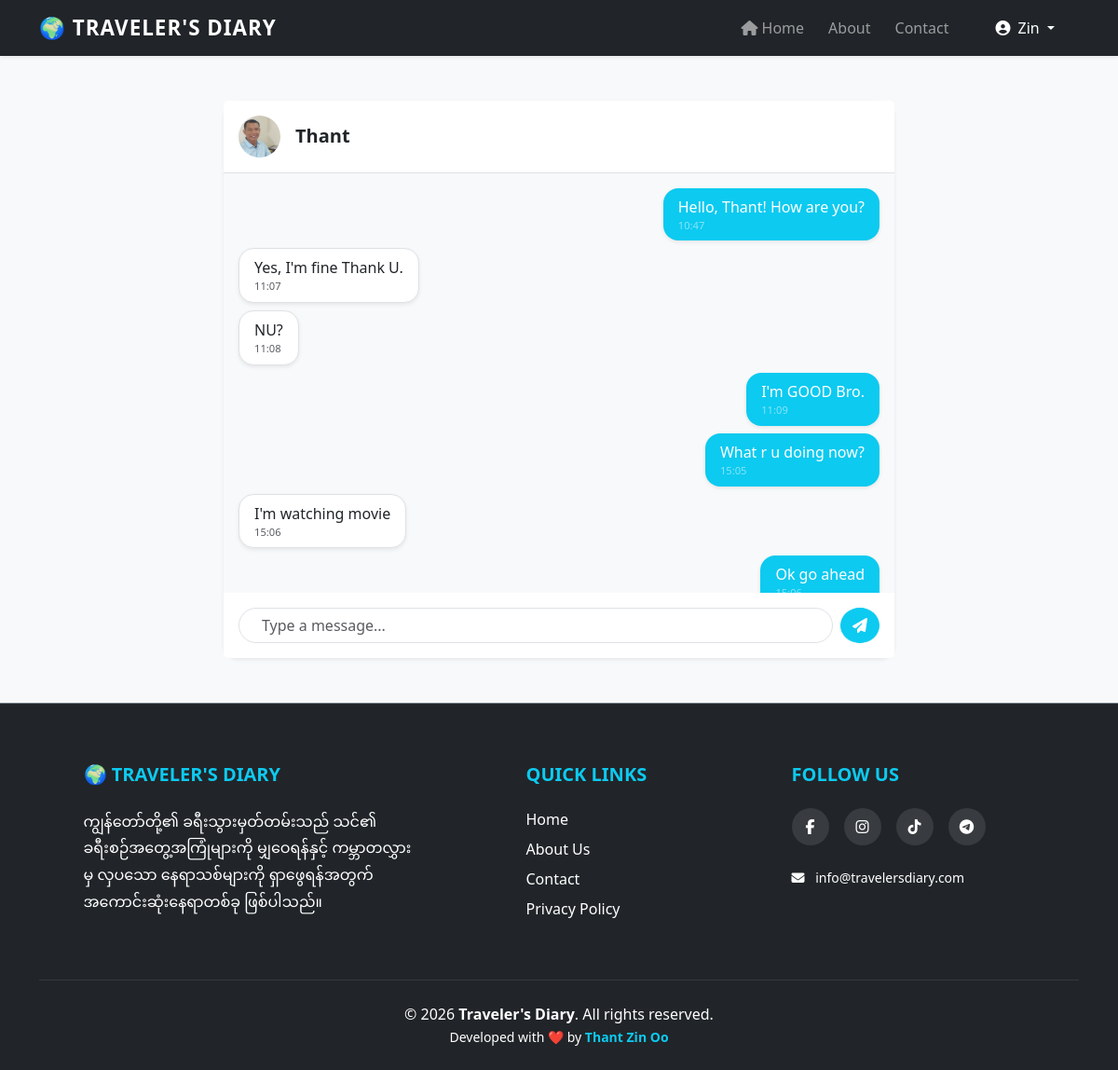
The app's page /chat/Thant/ (signed in) with its own data.
### users/models.py (models this page shows, shortened)
class Profile(models.Model):
    user = models.OneToOneField(User, on_delete=models.CASCADE)
    image = models.ImageField(default='default.jpg', upload_to='profile_pics')
    bio = models.TextField(blank=True)
    profile_pic = models.ImageField(upload_to='profile_pics/', default='default.jpg')

### blog/models.py (models this page shows, shortened)
class Message(models.Model):
    sender = models.ForeignKey(User, on_delete=models.CASCADE, related_name='sent_messages')
    receiver = models.ForeignKey(User, on_delete=models.CASCADE, related_name='received_messages')
    content = models.TextField()
    timestamp = models.DateTimeField(auto_now_add=True)
    is_read = models.BooleanField(default=False)

### blog/views.py (the view, shortened to what this page needs)
# urls.py: path('chat/<str:username>/', views.chat_room, name='chat-room'),
@login_required
def chat_room(request, username):
    recipient = get_object_or_404(User, username=username)
    if recipient == request.user:
        messages.warning(request, "ကိုယ့်ဘာသာကိုယ် စာပို့၍မရပါ။")
        return redirect('blog-home')
    chat_messages = Message.objects.filter(
        (Q(sender=request.user) & Q(receiver=recipient)) |
        (Q(sender=recipient) & Q(receiver=request.user))
    ).order_by('timestamp')
    return render(request, 'blog/chat_room.html', {
        'recipient': recipient,
        'chat_messages': chat_messages
    })

### blog/templates/blog/chat_room.html (shortened to what this page needs)
{% extends "base.html" %}
{% block content %}
<div class="container py-4">
    <div class="row justify-content-center">
        <div class="col-md-8">
            <div class="card shadow-sm border-0 rounded-4">
                <div class="card-header bg-white border-bottom py-3">
                    <div class="d-flex align-items-center">
                        <img src="{{ recipient.profile.image.url }}" class="rounded-circle me-3"
                            style="width: 45px; height: 45px; object-fit: cover;">
                        <h5 class="mb-0 fw-bold">{{ recipient.username }}</h5>
                    </div>
                </div>
                <div class="card-body bg-light"
                    style="height: 450px; overflow-y: auto; display: flex; flex-direction: column;">
                    {% for msg in chat_messages %}
                    {% if msg.sender == request.user %}
                    <div class="align-self-end bg-info text-white p-2 px-3 rounded-4 mb-2 shadow-sm"
                        style="max-width: 75%;">
                        {{ msg.content }}
                        <div class="text-white-50" style="font-size: 0.7rem;">{{ msg.timestamp|date:"H:i" }}</div>
                    </div>
                    {% else %}
                    <div class="align-self-start bg-white text-dark p-2 px-3 rounded-4 mb-2 shadow-sm border"
                        style="max-width: 75%;">
                        {{ msg.content }}
                        <div class="text-muted" style="font-size: 0.7rem;">{{ msg.timestamp|date:"H:i" }}</div>
                    </div>
                    {% endif %}
                    {% empty %}
                    <div class="text-center text-muted small my-auto">
                        Conversation စတင်လိုက်ပါ။ <br> စာရိုက်ပြီး ပို့ကြည့်လိုက်ပါ!
                    </div>
                    {% endfor %}
                </div>
                <div class="card-footer bg-white border-0 py-3">
                    <form method="POST">
                        <div class="input-group">
                            <input type="text" name="content" class="form-control rounded-pill px-4"
                                placeholder="Type a message..." required>
                            <button class="btn btn-info text-white rounded-circle ms-2" type="submit">
                                <i class="fas fa-paper-plane"></i>
                            </button>
                        </div>
                    </form>
                </div>
            </div>
        </div>
    </div>
</div>
{% endblock %}

### templates/base.html (shortened to what this page needs)
<!DOCTYPE html>
<html lang="en">
<head>
    <link href="https://cdn.jsdelivr.net/npm/bootstrap@5.3.0/dist/css/bootstrap.min.css" rel="stylesheet">
    <link rel="stylesheet" href="https://cdnjs.cloudflare.com/ajax/libs/font-awesome/6.4.2/css/all.min.css">
</head>
<body>
    <nav class="navbar navbar-expand-lg navbar-dark bg-dark shadow-sm">
        <div class="container">
            <a class="navbar-brand" href="{% url 'blog-home' %}">🌍 TRAVELER'S DIARY</a>
            <div class="collapse navbar-collapse" id="navbarNav">
                <ul class="navbar-nav ms-auto align-items-center">
                    <li class="nav-item">
                        <a class="nav-link" href="{% url 'blog-home' %}"><i class="fa-solid fa-home me-1"></i>Home</a>
                    </li>
                    <li class="nav-item">
                        <a class="nav-link" href="{% url 'blog-about' %}">About</a>
                    </li>
                    <li class="nav-item">
                        <a class="nav-link" href="{% url 'blog-contact' %}">Contact</a>
                    </li>
                    {% if user.is_authenticated %}
                    <li class="nav-item dropdown ms-lg-3">
                        <a class="nav-link dropdown-toggle btn btn-outline-info text-white px-3 mt-1 mt-lg-0" href="#"
                            id="userDropdown" role="button" data-bs-toggle="dropdown" aria-expanded="false">
                            <i class="fa-solid fa-user-circle me-1"></i> {{ user.username }}
                        </a>
                    </li>
                    {% endif %}
                </ul>
            </div>
        </div>
    </nav>
    <main class="container my-4">
        {% block content %}
        {% endblock %}
    </main>
    <footer class="bg-dark text-white pt-5 pb-4 mt-auto border-top border-secondary">
        <div class="container text-md-start text-center">
            <div class="row">
                <div class="col-md-4 col-lg-4 col-xl-4 mx-auto mt-3">
                    <h5 class="text-uppercase mb-4 fw-bold text-info">🌍 Traveler's Diary</h5>
                    <p class="text-white" style="line-height: 1.8;">
                        ကျွန်တော်တို့၏ ခရီးသွားမှတ်တမ်းသည် သင်၏ ခရီးစဉ်အတွေ့အကြုံများကို မျှဝေရန်နှင့် ကမ္ဘာတလွှားမှ
                        လှပသော နေရာသစ်များကို ရှာဖွေရန်အတွက် အကောင်းဆုံးနေရာတစ်ခု ဖြစ်ပါသည်။
                    </p>
                </div>
                <div class="col-md-2 col-lg-2 col-xl-2 mx-auto mt-3">
                    <h5 class="text-uppercase mb-4 fw-bold text-info">Quick Links</h5>
                    <ul class="list-unstyled p-0">
                        <li class="mb-2"><a href="{% url 'blog-home' %}"
                                class="text-white text-decoration-none hover-link">Home</a></li>
                        <li class="mb-2"><a href="{% url 'blog-about' %}"
                                class="text-white text-decoration-none hover-link">About Us</a></li>
                        <li class="mb-2"><a href="{% url 'blog-contact' %}"
                                class="text-white text-decoration-none hover-link">Contact</a></li>
                        <li class="mb-2">
                            <a href="{% url 'blog-privacy' %}"
                                class="text-white text-decoration-none hover-link">Privacy Policy</a>
                        </li>
                    </ul>
                </div>
                <div class="col-md-4 col-lg-3 col-xl-3 mx-auto mt-3">
                    <h5 class="text-uppercase mb-4 fw-bold text-info">Follow Us</h5>
                    <div class="d-flex justify-content-md-start justify-content-center gap-3">
                        <a href="https://www.facebook.com/" target="_blank" class="social-icon text-white"><i class="fab fa-facebook-f"></i></a>
                        <a href="https://www.instagram.com/" target="_blank" class="social-icon text-white"><i class="fab fa-instagram"></i></a>
                        <a href="https://www.tiktok.com/en/" target="_blank" class="social-icon text-white"><i class="fab fa-tiktok"></i></a>
                        <a href="https://web.telegram.org/" target="_blank" class="social-icon text-white"><i class="fab fa-telegram-plane"></i></a>
                    </div>
                    <p class="mt-4 text-white small"><i class="fas fa-envelope me-2"></i> info@travelersdiary.com</p>
                </div>
            </div>
            <hr class="mb-4 mt-5 border-secondary">
            <div class="row align-items-center">
                <div class="col-md-12 text-center">
                    <p class="mb-0">
                        © 2026 <strong>Traveler's Diary</strong>. All rights reserved.
                    </p>
                    <small class="text-white">Developed with ❤️ by <span class="text-info fw-bold">Thant Zin
                            Oo</span></small>
                </div>
            </div>
        </div>
    </footer>
</body>
</html>

### templates/base.html (style rules this page uses)
body { display: flex; flex-direction: column; min-height: 100vh; background-color: #f8f9fa; }
main { flex: 1; }
.navbar-brand { font-weight: bold; letter-spacing: 1px; font-size: 1.4rem; }
.nav-link { margin-right: 10px; font-weight: 500; }
.social-icon { width: 40px; height: 40px; background: rgba(255, 255, 255, 0.1); display: flex; align-items: center; justify-content: center; border-radius: 50%; transition: all 0.3s ease; text-decoration: none; }

### records on screen
Message: content "Hello, Thant! How are you?", timestamp "10:47"
Message: content "Yes, I'm fine Thank U.", timestamp "11:07"
Message: content "NU?", timestamp "11:08"
Message: content "I'm GOOD Bro.", timestamp "11:09"
Message: content "What r u doing now?", timestamp "15:05"
Message: content "I'm watching movie", timestamp "15:06"
Message: content "Ok go ahead"

### other values on screen
{{ user.username }} "Zin"
{{ recipient.username }} "Thant"
